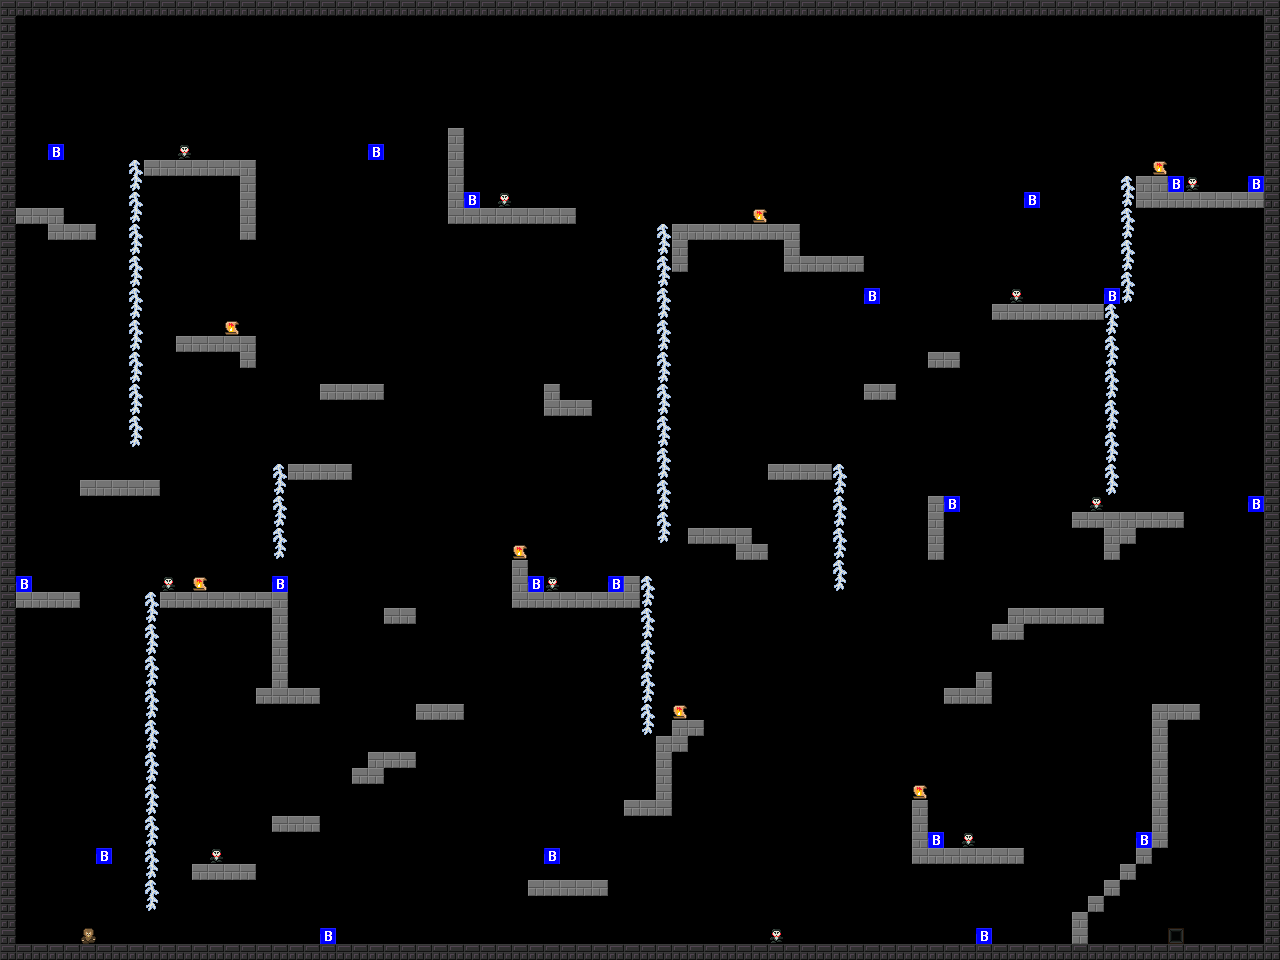

The image is a tile-based game level rendered from a .tmx file. Its description and source (layers, tilesets, objects; grid data summarised) follow:
An orthogonal 80x60 tile map with 16x16 px tiles, 4 tile layers (platforms, enemies, stalks, rewards).

<map version="1.0" orientation="orthogonal" renderorder="right-down" width="80" height="60" tilewidth="16" tileheight="16">
 <tileset firstgid="1" name="tiles_nightmare" tilewidth="16" tileheight="16">
  <image source="tiles_nightmare.png" width="128" height="128" />
 </tileset>
 <layer name="platforms" width="80" height="60">
  <data>[4800 cells, 495 non-empty, 4 distinct tile ids]</data>
 </layer>
 <layer name="enemies" width="80" height="60">
  <data>[4800 cells, 30 non-empty, 2 distinct tile ids]</data>
 </layer>
 <layer name="stalks" width="80" height="60">
  <data>[4800 cells, 102 non-empty, 2 distinct tile ids]</data>
 </layer>
 <layer name="rewards" width="80" height="60">
  <data>[4800 cells, 7 non-empty, 1 distinct tile ids]</data>
 </layer>
</map>